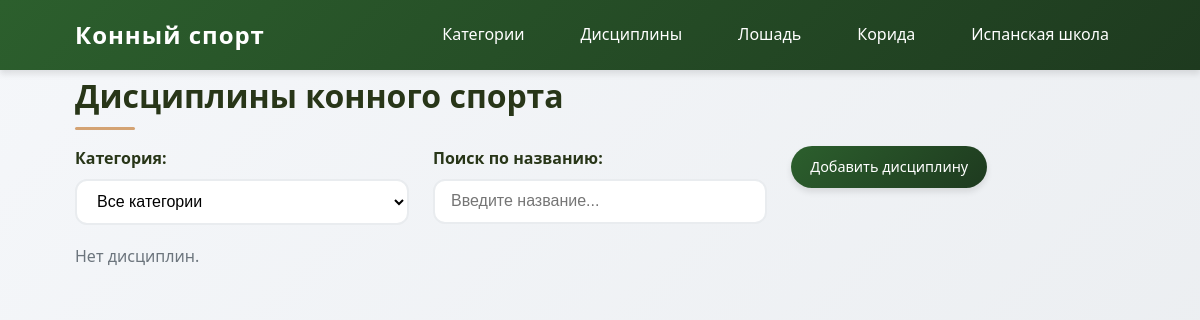
The app's page /, older data.
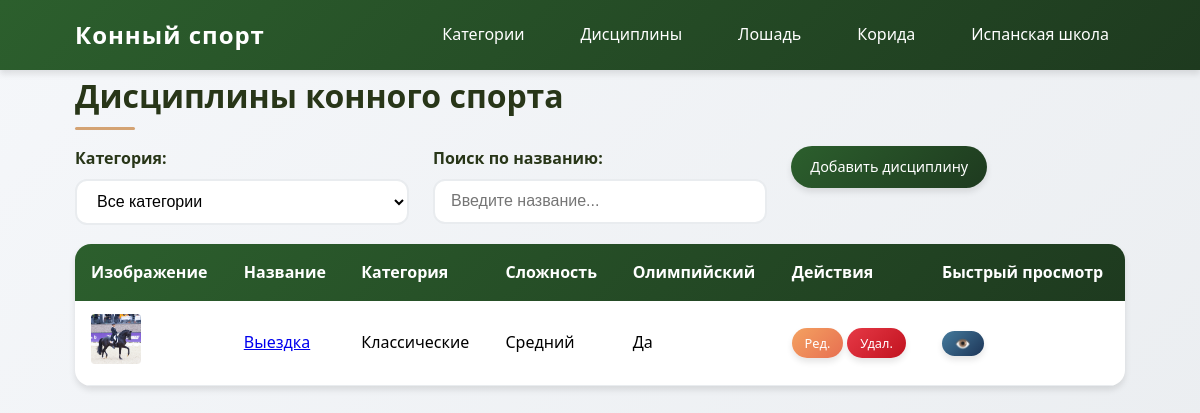
The same page, newer data.
### module_project/models.py (models this page shows, shortened)
class Discipline(models.Model):
    DIFFICULTY_CHOICES = [
        ('beginner', 'Начальный'),
        ('intermediate', 'Средний'),
        ('advanced', 'Продвинутый'),
    ]
    name = models.CharField(max_length=100, verbose_name="Название")
    category = models.ForeignKey(
        Category,
        on_delete=models.CASCADE,
        related_name='disciplines',
        verbose_name="Категория"
    )
    description = models.TextField(blank=True, verbose_name="Описание")
    image = models.ImageField(upload_to='disciplines/', blank=True, null=True, verbose_name="Изображение")
    difficulty = models.CharField(
        max_length=20,
        choices=DIFFICULTY_CHOICES,
        default='beginner',
        verbose_name="Сложность"
    )
    is_olympic = models.BooleanField(default=False, verbose_name="Олимпийский вид")
    created_at = models.DateTimeField(auto_now_add=True, verbose_name="Дата создания")
    class Meta:
        verbose_name = "Дисциплина"
        verbose_name_plural = "Дисциплины"
        ordering = ['name']
    def get_absolute_url(self):
        return reverse('module_project:discipline_detail', args=[str(self.id)])

class Category(models.Model):
    name = models.CharField(max_length=100, verbose_name="Название")
    description = models.TextField(blank=True, verbose_name="Описание")
    image = models.ImageField(upload_to='categories/', blank=True, null=True, verbose_name="Изображение")
    created_at = models.DateTimeField(auto_now_add=True, verbose_name="Дата создания")
    class Meta:
        verbose_name = "Категория"
        verbose_name_plural = "Категории"
        ordering = ['name']

### module_project/views.py (the view)
# urls.py: path('', views.DisciplineListView.as_view(), name='discipline_list'),
class DisciplineListView(ListView):
    model = Discipline
    template_name = 'discipline_list.html'
    context_object_name = 'disciplines'
    def get_queryset(self):
        queryset = super().get_queryset().select_related('category')
        category_id = self.request.GET.get('category')
        if category_id:
            queryset = queryset.filter(category_id=category_id)
        return queryset
    def get_context_data(self, **kwargs):
        context = super().get_context_data(**kwargs)
        context['categories'] = Category.objects.all()
        context['selected_category'] = self.request.GET.get('category', '')
        return context

### module_project/templates/discipline_list.html (shortened to what this page needs)
{% extends 'base.html' %}
{% block content %}
<h1>Дисциплины конного спорта</h1>
<div class="row mb-3 g-3 align-items-end">
    <div class="col-md-4">
        <label for="categoryFilter" class="form-label">Категория:</label>
        <select class="form-control" id="categoryFilter">
            <option value="">Все категории</option>
        </select>
    </div>
    <div class="col-md-4">
        <label for="searchInput" class="form-label">Поиск по названию:</label>
        <input type="text" class="form-control" id="searchInput" placeholder="Введите название...">
    </div>
    <div class="col-md-4 text-md-end">
        <a href="{% url 'module_project:discipline_create' %}" class="btn btn-primary">Добавить дисциплину</a>
    </div>
</div>
<div id="disciplinesContainer">
    {% include 'disciplines_table.html' with disciplines=disciplines %}
</div>
{% endblock %}

### module_project/templates/disciplines_table.html
{% if disciplines %}
    <table class="table table-striped table-hover">
        <thead>
            <tr>
                <th>Изображение</th>
                <th>Название</th>
                <th>Категория</th>
                <th>Сложность</th>
                <th>Олимпийский</th>
                <th>Действия</th>
                <th>Быстрый просмотр</th>
            </tr>
        </thead>
        <tbody>
            {% for discipline in disciplines %}
            <tr>
                <td>
                    {% if discipline.image %}
                        <img src="{{ discipline.image.url }}" width="50" height="50" style="object-fit: cover; border-radius: 4px;">
                    {% else %}
                        —
                    {% endif %}
                </td>
                <td><a href="{{ discipline.get_absolute_url }}">{{ discipline.name }}</a></td>
                <td>{{ discipline.category.name }}</td>
                <td>{{ discipline.get_difficulty_display }}</td>
                <td>{% if discipline.is_olympic %}Да{% else %}Нет{% endif %}</td>
                <td>
                    <a href="{% url 'module_project:discipline_update' discipline.pk %}" class="btn btn-sm btn-warning">Ред.</a>
                    <a href="{% url 'module_project:discipline_delete' discipline.pk %}" class="btn btn-sm btn-danger">Удал.</a>
                </td>
                <td>
                    <button class="btn btn-sm btn-info quick-view-btn" data-id="{{ discipline.pk }}">👁️</button>
                </td>
            </tr>
            {% endfor %}
        </tbody>
    </table>
{% else %}
    <p class="text-muted">Нет дисциплин.</p>
{% endif %}

Row changes from the older to the newer data that the page shows:
added Discipline: image (picture), name "Выездка", category.name "Классические", difficulty "Средний", is_olympic "Да"
Text that changed along with them:
text no longer shown: "Нет дисциплин."
text now shown: "Изображение Название Категория Сложность Олимпийский Действия Быстрый просмотр"
